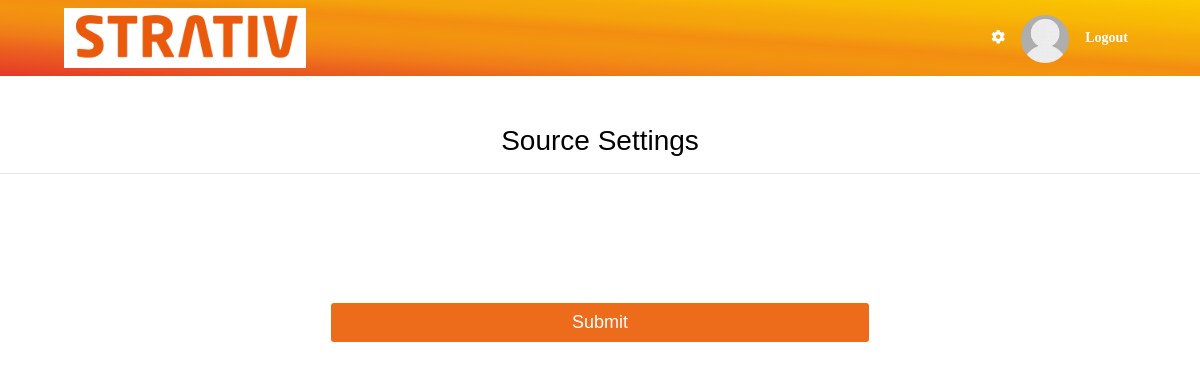
/source (signed in), run on an earlier commit of the app's database.
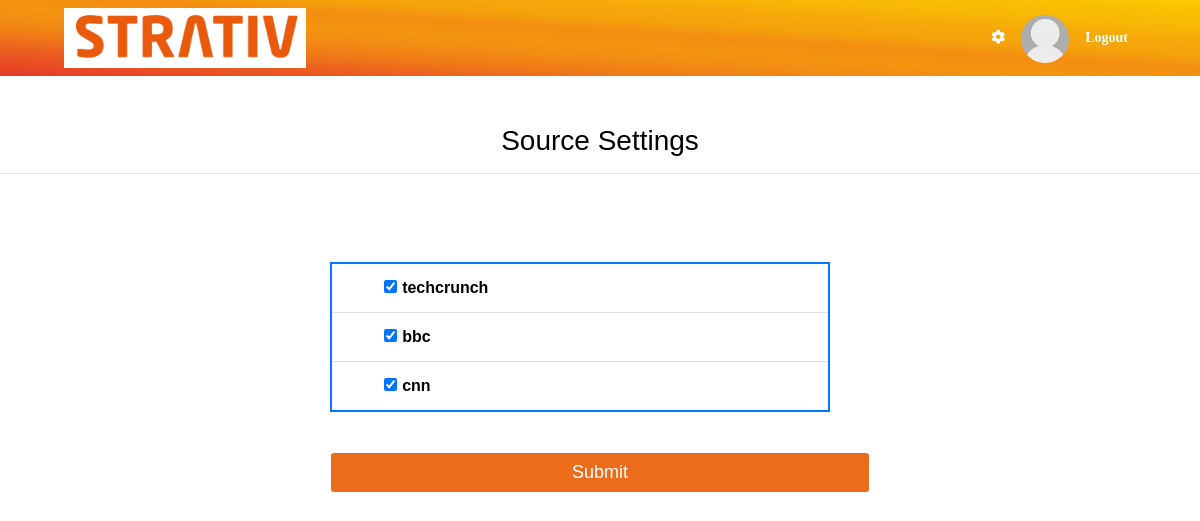
And on a later commit of the database.
### NewsFeed/models.py (models this page shows)
class Sources(models.Model):
    sourceName=models.CharField(max_length=100)
    created = models.DateTimeField(auto_now_add=True)

### NewsFeed/views.py (the view, shortened to what this page needs)
# urls.py: path("source", views.usersource, name="source"),
def usersource(request):
    userallsources = Mapper.objects.filter(user=request.user, itemName="Source").values_list('selecteddata', flat=True)
    all_sources = Sources.objects.all()
    return render(request, "NewsFeed/sourcesettings.html",
                  {'allsources': all_sources, 'userallsources': userallsources})

### NewsFeed/templates/NewsFeed/sourcesettings.html (shortened to what this page needs)
{% extends "NewsFeed/layouts/base.html" %}
{% load static %}
{% block content %}
<br />
<br />
<div class="peb-section-header text-center">
    <h3 class="text-white" style="color:black!important">Source Settings</h3>
    <hr>
</div>
<br />
<br />
<form action="{% url 'source' %}" method="POST">
  <div class="container">
    <div class="row">
        <div class="col-lg-3 col-md-5">
        </div>
        <div class="col-lg-6 col-md-2">
          <div class="form-horizontal" >
            <br />
          <table class="table" style="width:500px!important; border:2px solid #007bff!important">
  {% for source in allsources %}
  <tr>
      <td style="width:50px;padding-right:5px!important;text-align:right">
        {% if source.sourceName in userallsources %}
        <input type="checkbox" name="selectedsources" id="option{{source.id}}" value={{source.sourceName}} checked/>
        {% else %}
        <input type="checkbox" name="selectedsources" id="option{{source.id}}" value={{source.sourceName}} />
        {% endif  %}
      </td>
      <td style="width:300px!important;text-align:left;margin:20px!important;padding-left:0!important;color:black!important">
        <b>{{source.sourceName}}</b>
      </td>
  </tr>
  {% endfor %}
          </table>
        </div>
      </div>
      <div class="col-lg-3 col-md-5">
      </div>
  </div>
  </div>
<div class="container">
  <div class="row">
      <div class="col-lg-3 col-md-5">
      </div>
      <div class="col-lg-6 col-md-2">
          <div class="form-horizontal" >
              <br />
              <div class="form-group" >
                  <div class="form-group has-feedback" >
                      <input type="submit" id="originalbutton" name="originalbutton" value="Submit" class="btn btn-default form-control text-box single-line" style="background-color:#ED6C1C !important;color:white;font-size:18px"  />
                  </div>
              </div>
          </div>
      </div>
      <div class="col-lg-3 col-md-5">
      </div>
  </div>
</div>
</form>
{% endblock %}

What changed in the data, as far as the page shows it:
added Sources: sourceName "techcrunch"
added Sources: sourceName "bbc"
added Sources: sourceName "cnn"
